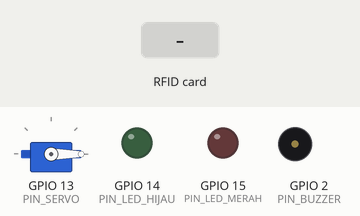
This program was run on a simulated ESP32. Shown: servo, output pins drawn as LEDs (lit = HIGH), buzzer (waves = sounding, pin HIGH). The inputs (shaded band) are chosen by the test bench. WiFi joins after 1.5 s; servers stay silent unless stated; uploads are accepted with an empty reply; what the program prints to the serial monitor is not drawn.

Above: at 2.7 s.
2.8 s: RFID card 5E 7A 19 C4 held to the reader
At 3.5 s:
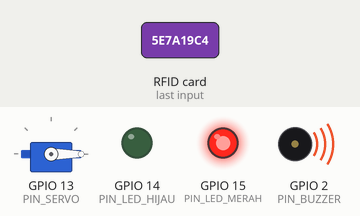
Timing chart, 0 to 6.5 s (numbered marks = the images above; inputs shaded):
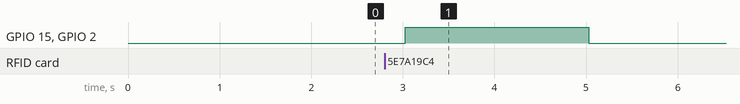

Measured:
- after the input at 2.8 s, GPIO 15 (PIN_LED_MERAH), GPIO 2 (PIN_BUZZER): LOW → HIGH after 0.23 s, → LOW 2.0 s later

The program:

main.cpp
```cpp
#include <Arduino.h>
#include <SPI.h>
#include <MFRC522.h>
#include <ESP32Servo.h>
#include <WiFi.h>
#include <HTTPClient.h>

const char* ssid     = "";
const char* password = "";

String serverUrl = "http://alamat-web-baru-kamu.com/api/cek-user?uid=";

#define SS_PIN        5   // SDA RFID  -> G5
#define RST_PIN      22   // RST RFID  -> G22
#define PIN_BUZZER    2   // Positif   -> G2


#define PIN_LED_HIJAU 14  // Sukses    -> G14
#define PIN_LED_MERAH 15  // Gagal     -> G15
#define PIN_SERVO    13   // Sinyal    -> G13

MFRC522 rfid(SS_PIN, RST_PIN);
Servo palangPintu;

// Konek Wi-Fi
void connectToWiFi() {
  Serial.print("[WIFI] Menghubungkan ke ");
  Serial.println(ssid);
  WiFi.begin(ssid, password);

  int timeoutCounter = 0;
  while (WiFi.status() != WL_CONNECTED) {
    delay(500);
    Serial.print(".");
    timeoutCounter++;
    if(timeoutCounter > 20) {
      Serial.println("\n[WIFI] Gagal konek, mencoba ulang...");
      WiFi.begin(ssid, password);
      timeoutCounter = 0;
    }
  }
  Serial.println("\n[WIFI] Berhasil Terkoneksi!");
  Serial.print("[WIFI] IP Address: ");
  Serial.println(WiFi.localIP());
}

void setup() {
  Serial.begin(115200);
  SPI.begin();
  rfid.PCD_Init();

  pinMode(PIN_BUZZER, OUTPUT);
  pinMode(PIN_LED_HIJAU, OUTPUT);
  pinMode(PIN_LED_MERAH, OUTPUT);

  digitalWrite(PIN_BUZZER, LOW);
  digitalWrite(PIN_LED_HIJAU, LOW);
  digitalWrite(PIN_LED_MERAH, LOW);

  palangPintu.setPeriodHertz(50);
  palangPintu.attach(PIN_SERVO, 500, 2400);
  palangPintu.write(0);

  connectToWiFi();

  Serial.println("Tapcard untuk akses...");
}

void loop() {
  digitalWrite(PIN_LED_HIJAU, LOW);
  digitalWrite(PIN_LED_MERAH, LOW);
  digitalWrite(PIN_BUZZER, LOW);

  // Proteksi jika Wi-Fi putus
  if (WiFi.status() != WL_CONNECTED) {
    connectToWiFi();
  }

  // Standby nunggu kartu ditempel
  if (!rfid.PICC_IsNewCardPresent()) return;
  if (!rfid.PICC_ReadCardSerial()) return;

  String uidString = "";
  for (byte i = 0; i < rfid.uid.size; i++) {
    uidString += String(rfid.uid.uidByte[i] < 0x10 ? "0" : "");
    uidString += String(rfid.uid.uidByte[i], HEX);
    if (i < rfid.uid.size - 1) uidString += " ";
  }
  uidString.toUpperCase();

  Serial.println("------------------------------------------------");
  Serial.println("[SCAN] Kartu Terdeteksi! UID: " + uidString);

  // PROSES HTTP GET KE SERVER WEB
  HTTPClient http;
  String fullUrl = serverUrl + uidString;

  Serial.println("[HTTP] Menghubungi Server...");
  http.begin(fullUrl);

  int httpResponseCode = http.GET();

  if (httpResponseCode > 0) {
    String responseBody = http.getString();
    responseBody.trim();

    Serial.println("[HTTP] Status Code: " + String(httpResponseCode));
    Serial.println("[HTTP] Balasan Web: " + responseBody);

    if (responseBody == "TERDAFTAR") {
      Serial.println("[STATUS] VALID! Akses Diterima.");
      digitalWrite(PIN_LED_HIJAU, HIGH);

      for (int i = 0; i < 3; i++) {
        digitalWrite(PIN_BUZZER, HIGH); delay(120);
        digitalWrite(PIN_BUZZER, LOW);  delay(120);
      }

      Serial.println("[SERVO] Membuka Kunci...");
      for (int pos = 0; pos <= 90; pos += 1) {
        palangPintu.write(pos);
        delay(20);
      }

      Serial.println("[SERVO] Menahan posisi terbuka 5 detik...");
      delay(5000);

      Serial.println("[SERVO] Mengunci Kembali...");
      for (int pos = 90; pos >= 0; pos -= 1) {
        palangPintu.write(pos);
        delay(20);
      }

      digitalWrite(PIN_LED_HIJAU, LOW);
    }

    else {
      Serial.println("[STATUS] KARTU BELUM TERDAFTAR / AKSES DITOLAK!");
      digitalWrite(PIN_LED_MERAH, HIGH);

      digitalWrite(PIN_BUZZER, HIGH);
      delay(2000);
      digitalWrite(PIN_BUZZER, LOW);

      digitalWrite(PIN_LED_MERAH, LOW);
    }
  }
  else {
    Serial.print("[HTTP] Gagal tersambung ke web server! Error: ");
    Serial.println(http.errorToString(httpResponseCode).c_str());

    // Alert error jaringan
    digitalWrite(PIN_LED_MERAH, HIGH); digitalWrite(PIN_BUZZER, HIGH);
    delay(500);
    digitalWrite(PIN_LED_MERAH, LOW);  digitalWrite(PIN_BUZZER, LOW);
  }

  http.end();

  rfid.PICC_HaltA();
  rfid.PCD_StopCrypto1();
}
```
